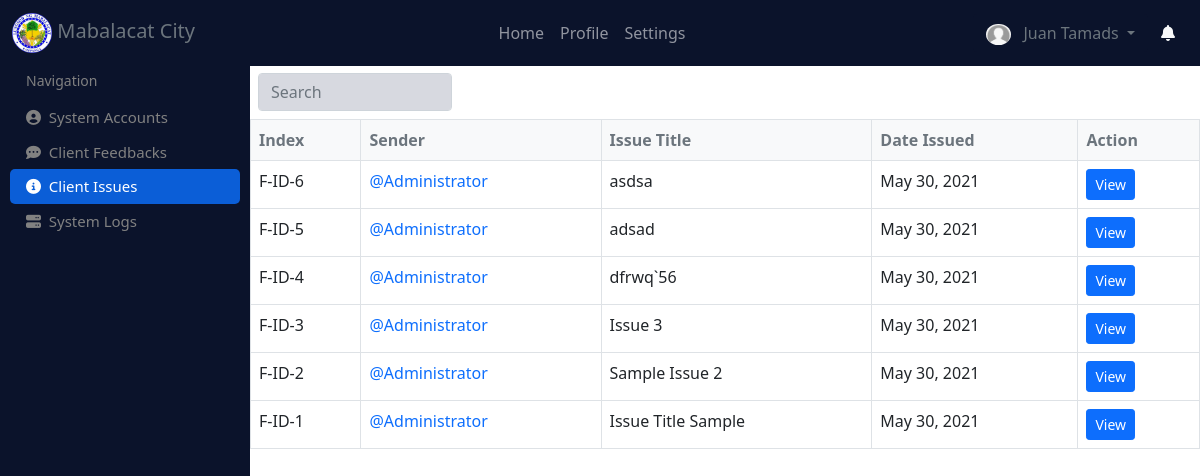
Page /client_issues (signed in) on the committed database.
### website/models.py (models this page shows)
class User(db.Model, UserMixin):
    id = db.Column(db.Integer, primary_key=True)
    image = db.Column(db.String(255), default="default.png")
    name = db.Column(db.String(150), unique=True)
    username = db.Column(db.String(150), unique=True)
    password = db.Column(db.String(150))
    email = db.Column(db.String(150), unique=True)
    number = db.Column(db.Integer, unique=True)
    role = db.Column(db.String(150), default="User")
    activated = db.Column(db.Integer, default=0)
    created_at = db.Column(db.DateTime(timezone=True), default=func.now())
    updated_at = db.Column(db.DateTime(timezone=True), default=func.now())
    items = db.relationship('Item')
    feedbacks = db.relationship('Feedback', backref='user')
    issues = db.relationship('Issue', backref='user')
    logs = db.relationship('Log', backref='user')

class Issue(db.Model):
    id = db.Column(db.Integer, primary_key=True)
    title = db.Column(db.Text)
    details = db.Column(db.Text)
    screen_shot = db.Column(db.String(255))
    date = db.Column(db.DateTime(timezone=True), default=func.now())
    user_id = db.Column(db.Integer, db.ForeignKey("user.id"))

### website/management.py (the view)
@management.route('/client_issues')
@login_required
def client_issues():
    issues = Issue.query.join(User).filter(Issue.user_id==User.id).order_by(desc(Issue.date)).all()
    return render_template("client_issues.html", issues=issues)

### website/templates/client_issues.html (shortened to what this page needs)
{% extends "base.html" %}
{% block main_content %}
<div class="sidenav">
    <br><br>
    <span style="padding: 6px 8px 6px 16px; color: #818181; font-size: 14px;">Navigation</span>
    <a href="/accounts" class="mt-2"><i class="fa fa-user-circle" aria-hidden="true"></i>&nbsp;&nbsp;System Accounts</a>
    <a href="/client_feedbacks"><i class="fa fa-commenting" aria-hidden="true"></i>&nbsp;&nbsp;Client Feedbacks</a>
    <a href="/client_issues" class="active"><i class="fa fa-info-circle" aria-hidden="true"></i>&nbsp;&nbsp;Client Issues</a>
    <a href="/system_logs"><i class="fa fa-server" aria-hidden="true"></i>&nbsp;&nbsp;System Logs</a>
</div>
<div class="main" style="margin-top: 65px;">
    <div class="row p-2">
        <div class="col-sm-10">
            <input type="text" placeholder="Search" class="form-control w-25" style="background-color: #d7d9e0;" id="myInput">
        </div>
    </div>
    <table class="table table-bordered">
        <thead class="bg-light text-muted">
            <tr>
                <th>Index</th>
                <th>Sender</th>
                <th>Issue Title</th>
                <th>Date Issued</th>
                <th>Action</th>
            </tr>
        </thead>
        <tbody id="itemsTable">
          {% for i in issues %}
          <tr>
            <td>F-ID-{{ i.id }}</td>
            <td><a href="/view_account/{{i.user_id}}" style="text-decoration: none;">@{{ i.user.name }}</a></td>
            <td>{{i.title}}</td>
            <td>{{ i.date.strftime('%b %d, %Y') }}</td>
            <td>
                <a href="/view_issue/{{i.id}}" class="btn btn-sm btn-primary">View</a>
            </td>
          </tr>
          {% endfor %}
        </tbody>
    </table>
</div>
{% endblock %}

### website/templates/base.html (shortened to what this page needs)
<!DOCTYPE html>
<html lang="en">
<head>
    <link href="{{ url_for('static', filename='css/bootstrap.min.css') }}" rel="stylesheet">
    <link href="{{ url_for('static', filename='custom.css') }}" rel="stylesheet">
    <link rel="stylesheet" href="//cdn.datatables.net/1.10.24/css/jquery.dataTables.min.css">
    <link href="{{ url_for('static', filename='css/bootstrap-lightbox.min.css') }}" rel="stylesheet">
</head>
<body>
    <nav class="navbar fixed-top navbar-expand-lg navbar-dark theme_bg">
        <div class="container-fluid">
          <div class="collapse navbar-collapse" id="navbarTogglerDemo01">
            <a class="navbar-brand text-muted" href="/">
                <img src="{{ url_for('static', filename='logo.png') }}" height="40px">
                Mabalacat City
            </a>
            <ul class="navbar-nav mx-auto mb-2 mb-lg-0">
                <li class="nav-item">
                  <a class="nav-link" href="/" {% if request.url_rule.endpoint == "inventory.inventory_home" %}id="nav_active"{% endif %}>Home</a>
                </li>
              <li class="nav-item">
                <a class="nav-link" href="/profile" {% if request.url_rule.endpoint == "auth.profile" %}id="nav_active"{% endif %}>Profile</a>
              </li>
              <li class="nav-item">
                <a class="nav-link" href="/settings" {% if request.url_rule.endpoint == "auth.settings" %}id="nav_active"{% endif %}>Settings</a>
              </li>
            </ul>
            <div class="d-flex">
                <div class="dropdown">
                    <button class="btn theme_bg text-muted dropdown-toggle" type="button" id="dropdownMenuButton1" data-bs-toggle="dropdown" aria-expanded="false">
                      {% if current_user.image %}
                        <img src="{{ url_for('static', filename='item_images/'+current_user.image) }}" style="border-radius: 50%; width: 25px;">
                      {% else %}
                          <img src="{{ url_for('static', filename='item_images/default.png') }}" style="border-radius: 50%; width: 25px;">
                      {% endif %}
                      {{ current_user.name }}
                    </button>
                </div>
                <a class="btn text-light" href="/item_notification">
                  <i class="fa fa-bell" aria-hidden="true"></i>
                </a>
            </div>
          </div>
        </div>
      </nav>
    {% block main_content %}
    {% endblock %}
</body>
</html>

### website/static/custom.css (style rules this page uses)
.theme_bg { background-color: #0b132b; }

### website/templates/base.html (style rules this page uses)
.theme_bg { background-color: #0b132b; }

### website/templates/client_issues.html (style rules this page uses)
.sidenav { height: 100%; width: 250px; position: fixed; z-index: 1; top: 0; left: 0; background-color: #0b132b; overflow-x: hidden; padding-top: 20px; padding-left: 10px; padding-right: 10px; }
.sidenav a { padding: 6px 8px 6px 16px; text-decoration: none; font-size: 15px; color: #818181; display: block; }
.main { margin-left: 250px; }
.sidenav .active { background-color: #0b5ed7; color: white; border-radius: 5px; }

### rows in the picture
User: image (placeholder picture), name "Juan Tamads"
Issue: id "6", user.name "Administrator", title "asdsa", date "May 30, 2021"
Issue: id "5", user.name "Administrator", title "adsad", date "May 30, 2021"
Issue: id "4", user.name "Administrator", title "dfrwq`56", date "May 30, 2021"
Issue: id "3", user.name "Administrator", title "Issue 3", date "May 30, 2021"
Issue: id "2", user.name "Administrator", title "Sample Issue 2", date "May 30, 2021"
Issue: id "1", user.name "Administrator", title "Issue Title Sample", date "May 30, 2021"
